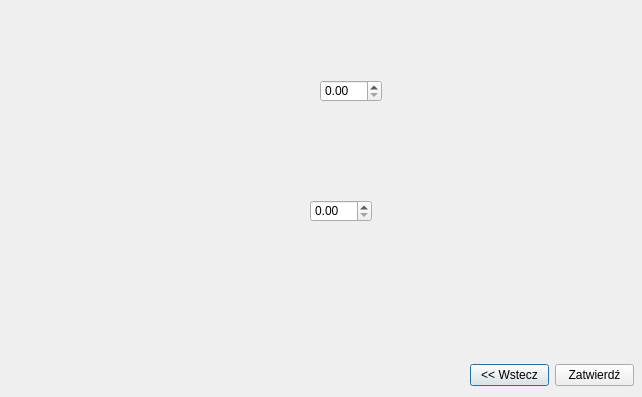
<?xml version="1.0" encoding="UTF-8"?>
<ui version="4.0">
 <class>Purlin</class>
 <widget class="QDialog" name="Purlin">
  <property name="geometry">
   <rect>
    <x>0</x>
    <y>0</y>
    <width>642</width>
    <height>397</height>
   </rect>
  </property>
  <property name="windowTitle">
   <string>Płatew</string>
  </property>
  <widget class="QLabel" name="label">
   <property name="geometry">
    <rect>
     <x>-10</x>
     <y>-10</y>
     <width>691</width>
     <height>471</height>
    </rect>
   </property>
   <property name="text">
    <string/>
   </property>
   <property name="pixmap">
    <pixmap resource="../resources.qrc">:/res/PurlinDimensions.PNG</pixmap>
   </property>
   <property name="scaledContents">
    <bool>true</bool>
   </property>
  </widget>
  <widget class="QDoubleSpinBox" name="spinWidth">
   <property name="geometry">
    <rect>
     <x>320</x>
     <y>80</y>
     <width>62</width>
     <height>22</height>
    </rect>
   </property>
  </widget>
  <widget class="QDoubleSpinBox" name="spinHieght">
   <property name="geometry">
    <rect>
     <x>310</x>
     <y>200</y>
     <width>62</width>
     <height>22</height>
    </rect>
   </property>
  </widget>
  <widget class="QWidget" name="gridLayoutWidget">
   <property name="geometry">
    <rect>
     <x>470</x>
     <y>360</y>
     <width>164</width>
     <height>31</height>
    </rect>
   </property>
   <layout class="QGridLayout" name="gridLayout">
    <item row="0" column="0">
     <widget class="QPushButton" name="buttonBack">
      <property name="text">
       <string>&lt;&lt; Wstecz</string>
      </property>
     </widget>
    </item>
    <item row="0" column="2">
     <widget class="QPushButton" name="buttonApprove">
      <property name="text">
       <string>Zatwierdź</string>
      </property>
     </widget>
    </item>
    <item row="0" column="1">
     <spacer name="horizontalSpacer">
      <property name="orientation">
       <enum>Qt::Horizontal</enum>
      </property>
      <property name="sizeHint" stdset="0">
       <size>
        <width>40</width>
        <height>20</height>
       </size>
      </property>
     </spacer>
    </item>
   </layout>
  </widget>
 </widget>
 <resources>
  <include location="../resources.qrc"/>
 </resources>
 <connections/>
</ui>
